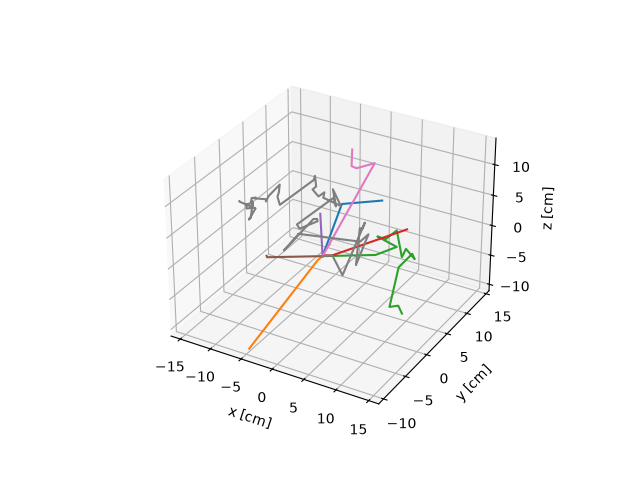

Source code (Python):
#!/usr/bin/env python3
# SPDX-License-Identifier: AGPL-3.0-only
# Generated by outram-mc-libs 0.0.4 `outram_mc_libs::plotter::tracks::tracks_plot_script`,
# a Rust port of OpenMC's openmc.Tracks.plot (openmc/tracks.py:255-275) at OpenMC commit d7d3284a1
# (0.16.1.dev25; OpenMC is MIT-licensed). Standalone: the plotted arrays are
# embedded below as zlib+base64 little-endian float64; needs numpy + matplotlib.
# Usage: python3 this_script.py [output.png]
import base64
import sys
import zlib

import numpy as np
import matplotlib.pyplot as plt

_ARRAYS = [
    'eNpjYICA7AarXBvVz/s/TPlbzb9ZyQEAQlMHxg==',
    'eNpjYICAstMvFJZYSDg4+F38ervmyH4AQ+0IrA==',
    'eNpjYICAUw/fLdHeJ+gQXr7z2s8SdQcAUKIIqQ==',
    'eNpjYICAHUlmp+3VT+6vNvUQy/wmfAAAPqAHSg==',
    'eNpjYICA/XfuPcrZ+XL/AcsZvPl7lA4AAF2yCdQ=',
    'eNpjYIAAuRNq5ZzWJ/ZnB/5w6DdSPQAAN8YG6Q==',
    'eNoBcACP/wAAAAAAAAAA9HBU0YywHkDntWb5I5AjQPh07lTR6h1Aa4Ax/jLbIUDjXwf+2+oiQJiqXYMNUidAXYu68Cl8JkC0DybGVL8nQPpWqjIiLChA3lDnjVLIJkChifCBleUqQELw97sKkStASFcklwbVLEB5dDCt',
    'eNoBcACP/wAAAAAAAAAAVkDkAgtU8D+IUMKUevoFQAm0skRphvo/aAO/bltZ9j/cfCxGz3kJQFYI2iYQw/E/ctLP1QuQBUBunFCpbOkOQNvU3uNjOAdA2I1ULIYO6j964qOJOEMRwMWq7dngbQbA1XxCZ4joBsDAKjG4',
    'eNoBcACP/wAAAAAAAAAA/3ivq3m//T8Qru1O/nkFQFxI9ezijBFAzaqrJRocEkBvfDfafe4TQPQ66p7cEQVAUqnkpb22BkDwSEiiDIvjP5RcNO6wQQFAzrBsH8Hq8T+uQORSg6bzv7HTVvV9Hv+/cQORMjT4B8DlSjVB',
    'eNpjYICASn7GU63xB+2ndyjMt5j60/7cn9B/gZoCDgCHRQsC',
    'eNpjYICAE/4vL984tt++xSVwybyl+/e/P+6zJ1tDxwEAu0ANqw==',
    'eNpjYICAxpTn579z7LSfIPdu7tftT+1fe37cbX+f8wAAtG4OYw==',
    'eNpjYIAA1buKU86tUzwAABExBBU=',
    'eNpjYIAAU6/0lwu61B0AD2EDYQ==',
    'eNpjYICAvn3SDjNY2A8AAA7OAws=',
    'eNpjYIAAHg5HjTP7NA6Urd2t0OCleQAAMk0GoQ==',
    'eNpjYICAjMX7NG/KCjrsW5k5K1dSyAEAPV0GfA==',
    'eNpjYICARvYVdWUbpA4Itez883y71AEAQSYIcg==',
    'eNpjYICAyPTQicIfeB1uzbjFcef7f3ujLyKffJm/2qu03z+nrnvfHgADzA/W',
    'eNpjYICA699s0jfMl3QQ3R7s8VlT2CFPSOfg/W4hhwsfdthfvCbuAADztw7N',
    'eNpjYICAVcuFn19I1XD4bNNkELJJ3eG84Pu51zU0HBoiL2bGN2s7AAD7XA5q',
    'eNoBkAFv/gAAAAAAAAAAl7MzDRSn9D8Qj4ce2HALQDpNfBb5bRJAMTMeh5ceEkB8HkzH+8QQQPbUCDvNWAZAp1rd5y3JEEASuUu5QDkUQEYod6fGtyHA0uIM8+DDIcCgctJyJ8YbwNVxBLXCWRbAJCeoaYZTFcAk5B8+koAUwJGbcdv//xXAgqJjALolFsDVRlK/m5gXwBhssFckl/W/VmjCvTZI97+YopX5QRIQwLwtr+aVZAbAXdQzEVWTGsAc0uxLvzQawDV8Wol07BrAxE8DouUaIMBMYUbozL8ewFQwNeroACHAshQEEZnEIMDkpUZtZhUjwI1Tp4jS5STA6E1mCAprJcC2ZL6xrusnwDyNbKMNVCfAcJPJ7giwKMDf55itn68owJjeeRBC1inAR8lPL7huKcCcfuGqbWoqwOZl54O5PSvAjWGq+l/dLMBzu5qk/+ErwGE0rg8zeyvAlYG+Dw11KsDv6a5fW98owKe1xS8PRCnAFFy+Cot5JsDyt8UCiHQmwDLNAvfyjizActVWtQK/LMBjJ71p',
    'eNoBkAFv/gAAAAAAAAAATMjDO5qR1j+SrNUYV1rWv6mKxDRt0wdASMI8B49FBECeTHZBjXgDQHCcsPMOHA1AHJ1BSMbHEUAeaLVjH2H0P5q/h4YKuBpAPRIfsiFVG0CwjABOUazsP5QphMJBwhZAtyKBYpPIGEA5CoYoRAIYQOtRhqN0dARA/Uu1BRaoA0Any38kKXkDQCzXkaVurRFA261EjRY2FEBsypQ5Zu8fQNcx9lwWLyBADKK4LYjdIkCE9RAEYSEjQI3etNRB5yBAO8lTokHVIUDQQUtuAXYiQJhWaU0/PSRA3HbwRlZQI0CSSpRB568MQLuR9KRDHBFADsZvqejAE0Abbg1N2DEbQNxq3Ouzhg9A/kk1eAjrEEDL5iNvE+gQQDjrI5EnGgNA2CMMMCwsBECDGiXscDoCQGS/RjOTZwRADSBsVIrBBEBOTuzOc+wAQGTnz8SvgAlAAIrkSHKuA0BHPi0rXevwPxnlR5G9QOs/ZyHNEwBK4T9foYE4UDLhP6aWi0KhAvE/jbVLkjYZ8j/fEZ7V',
    'eNoBkAFv/gAAAAAAAAAA9Utujt/u0z9zTtrWVN79v3LjSz2jzhNA72YCuhjfEEDrsUTi5QgRQB7iIuXV2gfA1PbxWV0lAEAs6SbGw5IIQCqlUSmTJwnAMD2MB98hCsDfb8Qg6a/7v56T7NCaOO0/pfG0Ec3g5T9SvASzVC/fPybN9ZAc3PQ/S+XzxaEM9j/L1tnlOvb+PygxWYWErBlAaOI5gMNOEkCzVRuT7qETQE3t+Cz7VwNA6J0L8Olf/j/OnsFe1vkFQPdIaxpDbwVASfJXSySHCUCKDITaLtQMQDmep7FQjxJAqS/WbAP+EECFwRlFGFoLQHshpxjkYRBA7q8THYBfEUCUxwI9xLIQQCAT/sMkNxBAPt4zH9JUBkABhQi6m2IJQBNBONENCxFAXnm5hAxpEUBw9vdzViwRQFTOhIY3KAlABQRT7NCFBUAZvl9v9I0DQOikA8mQ8f8/ZK7Z/UUzDUBHayI2SzUAQKGk7cP7Hfw/BN/YDB7FEEBdXUtSbsYQQBkiAsC8ehBADsMTtdeOEEBp67C2',
]


def _array(i):
    return np.frombuffer(zlib.decompress(base64.b64decode(_ARRAYS[i])), dtype='<f8').copy()


def build_figure():
    a = [_array(i) for i in range(len(_ARRAYS))]
    fig = plt.figure()
    ax = plt.axes(projection='3d')
    ax.set_xlabel('x [cm]')
    ax.set_ylabel('y [cm]')
    ax.set_zlabel('z [cm]')
    ax.plot3D(a[0], a[1], a[2])
    ax.plot3D(a[3], a[4], a[5])
    ax.plot3D(a[6], a[7], a[8])
    ax.plot3D(a[9], a[10], a[11])
    ax.plot3D(a[12], a[13], a[14])
    ax.plot3D(a[15], a[16], a[17])
    ax.plot3D(a[18], a[19], a[20])
    ax.plot3D(a[21], a[22], a[23])
    return fig


if __name__ == '__main__':
    build_figure().savefig(sys.argv[1] if len(sys.argv) > 1 else 'tracks_all.png')
